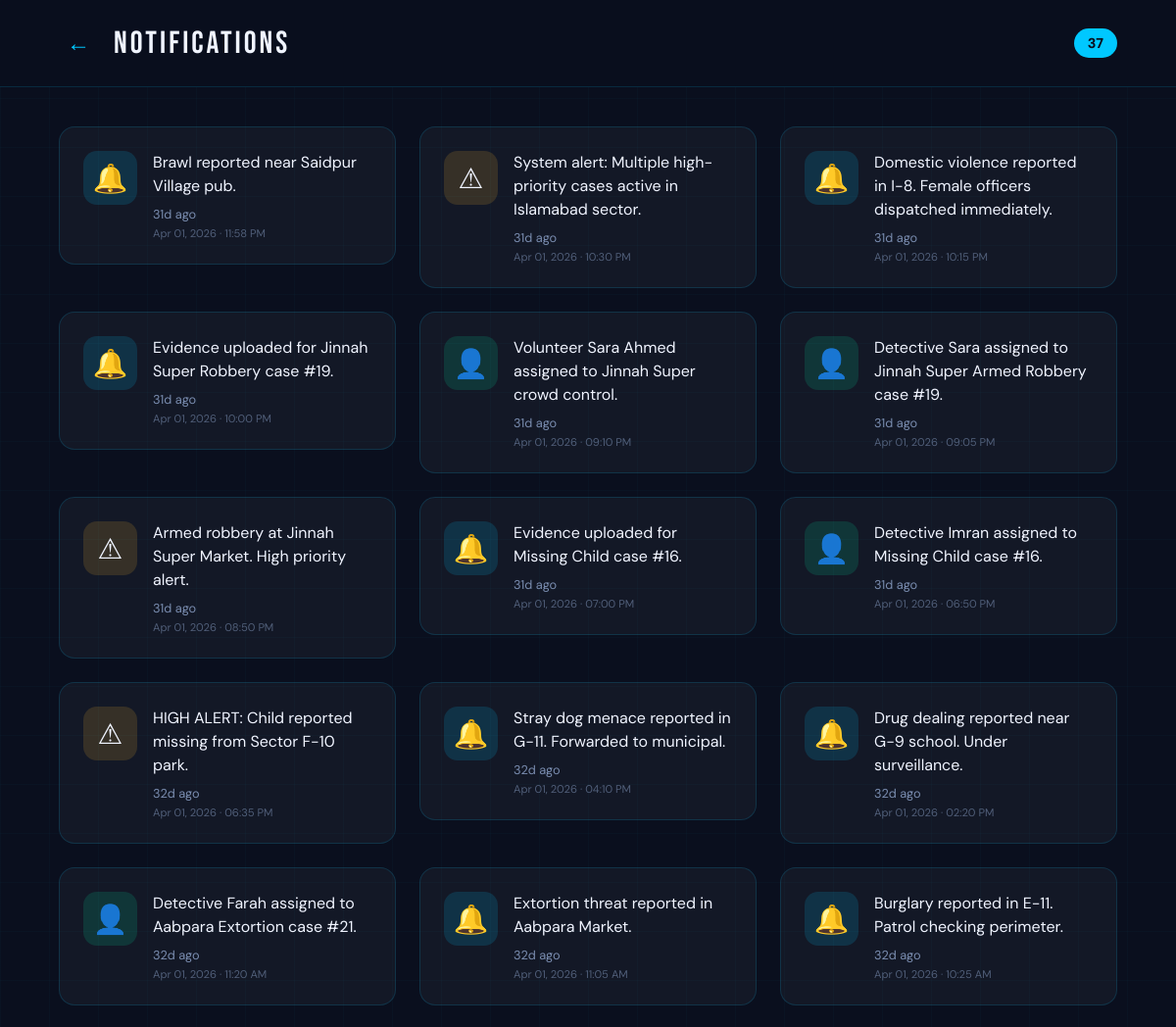
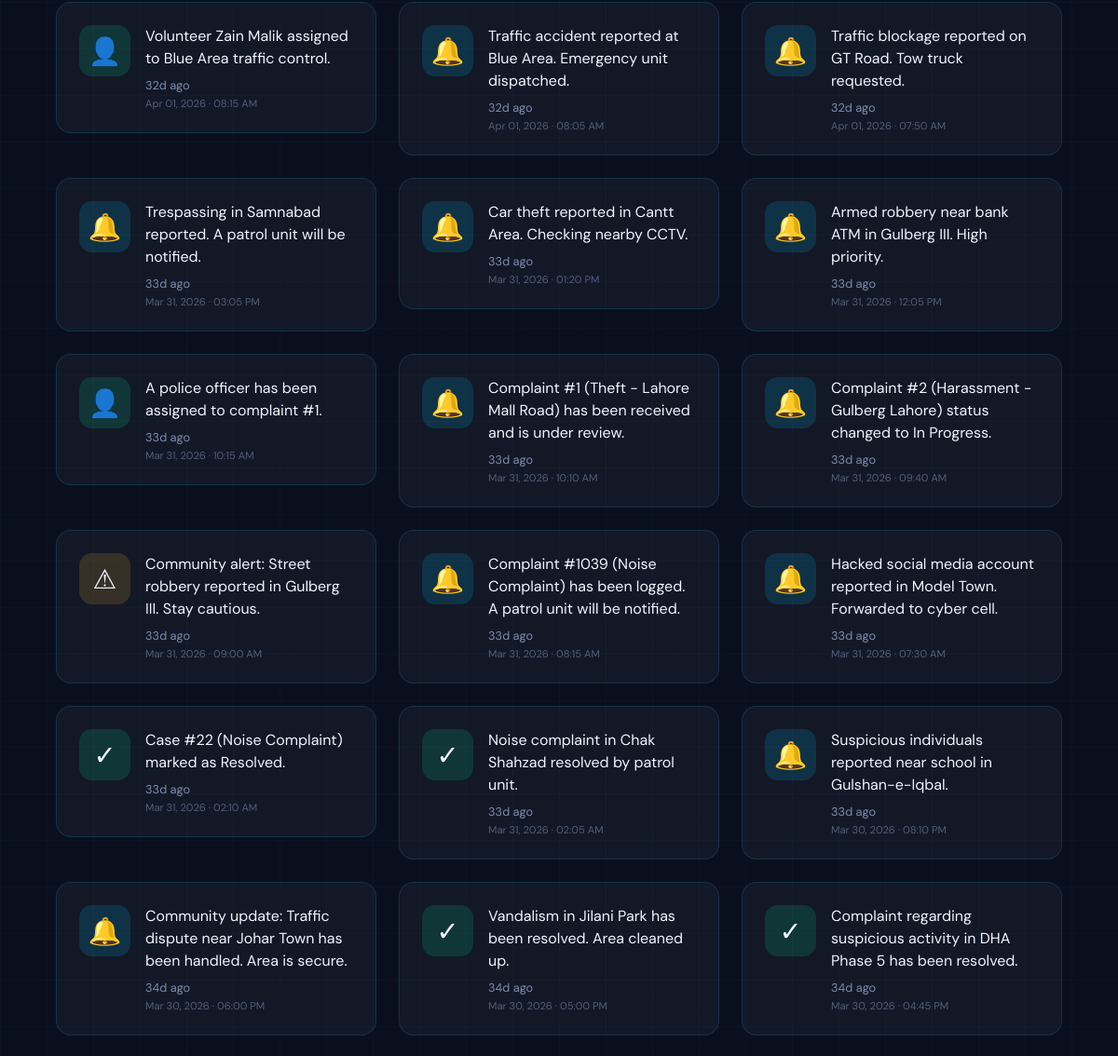
The page /notifications (upper part) on the database as committed earlier (2 pictures, top to bottom).
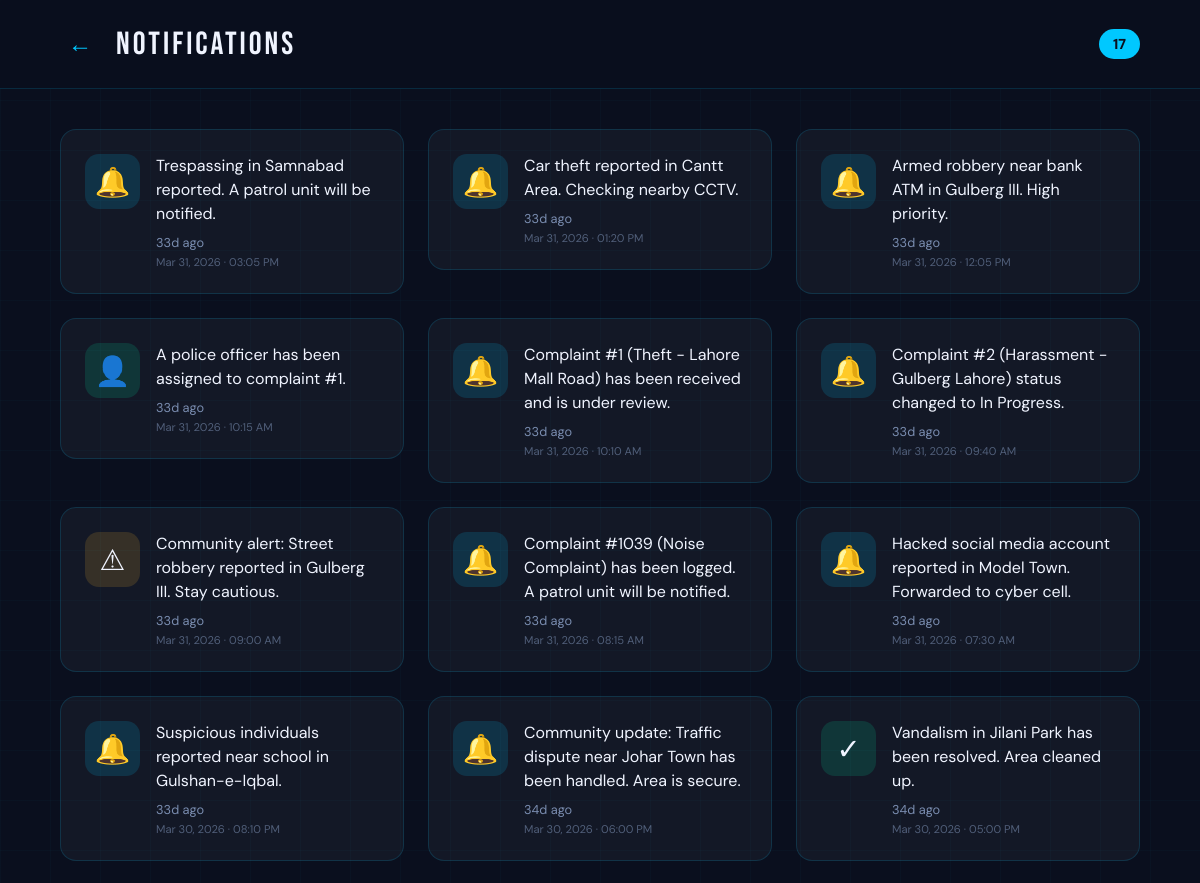
The same page on the database as committed later.
### tables this page shows
CREATE TABLE Notifications (
    notification_id INTEGER PRIMARY KEY AUTOINCREMENT,
    message TEXT NOT NULL,
    created_at DATETIME DEFAULT CURRENT_TIMESTAMP
);

### app.py (the view)
@app.route('/notifications')
def notifications():
    db = get_db_connection()
    all_notifications = db.execute('''
        SELECT message, created_at
        FROM Notifications
        ORDER BY created_at DESC
    ''').fetchall()
    now = datetime.utcnow()
    notifications_list = []
    for n in all_notifications:
        dt = datetime.strptime(n['created_at'], '%Y-%m-%d %H:%M:%S')
        hours_ago = (now - dt).total_seconds() / 3600
        notifications_list.append({
            'message': n['message'],
            'time_ago': time_ago(n['created_at']),
            'is_new': hours_ago < 24,
            'date': dt.strftime('%b %d, %Y · %I:%M %p')
        })
    db.close()
    return render_template('notifications.html', all_notifications=notifications_list)

### app.py (called while the page is built)
def get_db_connection():
    conn = sqlite3.connect(DATABASE)
    conn.row_factory = sqlite3.Row
    return conn

def time_ago(dt_str):
    if not dt_str:
        return ''
    dt = datetime.strptime(dt_str, '%Y-%m-%d %H:%M:%S')
    now = datetime.utcnow()
    diff = now - dt
    minutes = int(diff.total_seconds() // 60)
    if minutes < 1:
        return 'Just now'
    elif minutes < 60:
        return f'{minutes}m ago'
    elif minutes < 1440:
        return f'{minutes // 60}h ago'
    else:
        return f'{minutes // 1440}d ago'

### templates/notifications.html (shortened to what this page needs)
<!DOCTYPE html>
<html lang="en">
<head>
</head>
<body>
  <div class="app-container">
    <div class="header">
      <button class="back-btn" onclick="window.history.back()">←</button>
      <div class="header-title">NOTIFICATIONS</div>
      <span class="notif-count">{{ all_notifications|length }}</span>
    </div>
    <div class="app-content">
      <div class="content">
        <div class="notifications-grid">
          {% for n in all_notifications %}
          <div class="notif-card {% if n.is_new %}has-new{% endif %}">
            <div class="notif-icon {% if 'assigned' in n.message|lower %}ni-person{% elif 'resolved' in n.message|lower %}ni-check{% elif 'alert' in n.message|lower %}ni-alert{% else %}ni-bell{% endif %}">
              {% if 'assigned' in n.message|lower %}👤{% elif 'resolved' in n.message|lower %}✓{% elif 'alert' in n.message|lower %}⚠{% else %}🔔{% endif %}
            </div>
            <div class="notif-body">
              <div class="notif-top">
                <div class="notif-text">{{ n.message }}</div>
              </div>
              <div class="notif-time">{{ n.time_ago }}</div>
              <div class="notif-date">{{ n.date }}</div>
            </div>
          </div>
          {% else %}
          <div class="empty-state">
            <div style="font-size:2rem;margin-bottom:16px;">🔔</div>
            No notifications yet<br>
            <span style="font-size:0.8rem;opacity:0.7;">We'll notify you when there are updates on your reports</span>
          </div>
          {% endfor %}
        </div>
      </div>
    </div>
  </div>
</body>
</html>

Rows that differ between the two databases and show on the page:
removed Notifications: message "Brawl reported near Saidpur Village pub.", time_ago "31d ago", date "Apr 01, 2026 · 11:58 PM"
removed Notifications: message "System alert: Multiple high-priority cases active in Islamabad sector.", time_ago "31d ago", date "Apr 01, 2026 · 10:30 PM"
removed Notifications: message "Domestic violence reported in I-8. Female officers dispatched immediately.", time_ago "31d ago", date "Apr 01, 2026 · 10:15 PM"
removed Notifications: message "Evidence uploaded for Jinnah Super Robbery case #19.", time_ago "31d ago", date "Apr 01, 2026 · 10:00 PM"
removed Notifications: message "Volunteer Sara Ahmed assigned to Jinnah Super crowd control.", time_ago "31d ago", date "Apr 01, 2026 · 09:10 PM"
removed Notifications: message "Detective Sara assigned to Jinnah Super Armed Robbery case #19.", time_ago "31d ago", date "Apr 01, 2026 · 09:05 PM"
removed Notifications: message "Armed robbery at Jinnah Super Market. High priority alert.", time_ago "31d ago", date "Apr 01, 2026 · 08:50 PM"
removed Notifications: message "Evidence uploaded for Missing Child case #16.", time_ago "31d ago", date "Apr 01, 2026 · 07:00 PM"
removed Notifications: message "Detective Imran assigned to Missing Child case #16.", time_ago "31d ago", date "Apr 01, 2026 · 06:50 PM"
removed Notifications: message "HIGH ALERT: Child reported missing from Sector F-10 park.", time_ago "32d ago", date "Apr 01, 2026 · 06:35 PM"
removed Notifications: message "Stray dog menace reported in G-11. Forwarded to municipal.", time_ago "32d ago", date "Apr 01, 2026 · 04:10 PM"
removed Notifications: message "Drug dealing reported near G-9 school. Under surveillance.", time_ago "32d ago", date "Apr 01, 2026 · 02:20 PM"
removed Notifications: message "Detective Farah assigned to Aabpara Extortion case #21.", time_ago "32d ago", date "Apr 01, 2026 · 11:20 AM"
removed Notifications: message "Extortion threat reported in Aabpara Market.", time_ago "32d ago", date "Apr 01, 2026 · 11:05 AM"
removed Notifications: message "Burglary reported in E-11. Patrol checking perimeter.", time_ago "32d ago", date "Apr 01, 2026 · 10:25 AM"
removed Notifications: message "Volunteer Zain Malik assigned to Blue Area traffic control.", time_ago "32d ago", date "Apr 01, 2026 · 08:15 AM"
removed Notifications: message "Traffic accident reported at Blue Area. Emergency unit dispatched.", time_ago "32d ago", date "Apr 01, 2026 · 08:05 AM"
removed Notifications: message "Traffic blockage reported on GT Road. Tow truck requested.", time_ago "32d ago", date "Apr 01, 2026 · 07:50 AM"
removed Notifications: message "Case #22 (Noise Complaint) marked as Resolved.", time_ago "33d ago", date "Mar 31, 2026 · 02:10 AM"
removed Notifications: message "Noise complaint in Chak Shahzad resolved by patrol unit.", time_ago "33d ago", date "Mar 31, 2026 · 02:05 AM"
no longer on this page (row unchanged): Notifications: message "Complaint regarding suspicious activity in DHA Phase 5 has been resolved.", time_ago "34d ago", date "Mar 30, 2026 · 04:45 PM"
Other text that changed with them:
{{ all_notifications|length }}: "37" → "17"
